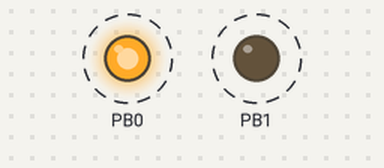
A sketch run on a simulated ATtiny85, built with avr-gcc and run on an emulated ATtiny85. Parts: output pins drawn as LEDs (lit = HIGH). Dashed ring = blinking.

Above: at 0.2 s.
Timing chart, 0 to 3.0 s (numbered marks = the images above):
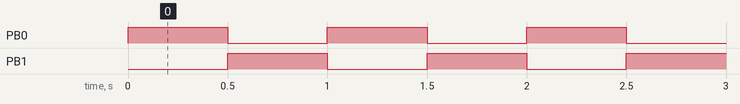

The sketch:

green_red.ino
```cpp
/* 20-Jan-2018 created
 *
 *  Compatable with DEV02 board
 *
 *  Provides a variety of patterns
 *
 */
#define ATTINY85 1

constexpr int GREEN_LED = ATTINY85 ? 1 : 6; // tiny pin 6
constexpr int RED_LED = ATTINY85 ? 0 : 5; // tiny pin 5
constexpr int BUTTON = ATTINY85 ? 4 : A3; // tiny pin 3

// convenience function
void show(bool green_on, bool red_on, long int show_for_ms) {
  digitalWrite(GREEN_LED, green_on ? LOW : HIGH);
  digitalWrite(RED_LED, red_on ? LOW : HIGH);
  delay(show_for_ms);
}
void pattern1() {
 /*
 *  Perform a slow alternation between green and red LED.
 *  Speeds up whilst the button is held down.
 */

  // setup
  digitalWrite(RED_LED, LOW);
  digitalWrite(GREEN_LED, HIGH);

  while(1) {
    bool buttonClicked = digitalRead(BUTTON) == LOW;
    int delay_ms = buttonClicked ? 200 : 1000;

    // TODO use the show() function
      digitalWrite(GREEN_LED, HIGH);
      digitalWrite(RED_LED, LOW);
      delay(delay_ms);
      digitalWrite(GREEN_LED, LOW);
      digitalWrite(RED_LED, HIGH);
      delay(delay_ms);
  }
}

void blinkAll(long int duration) {
  while(1) {
    show(false, false, duration);
    show(true, true, duration);
  }
}

void pattern2() { blinkAll(500); }
void pattern3() { blinkAll(2000); }

void pattern4() { // alternate
  while(1) {
    show(true, false, 500);
    show(false, true, 500);
  }
}

void setup() {
  pinMode(RED_LED,OUTPUT);
  pinMode(GREEN_LED, OUTPUT);
  pinMode(BUTTON, INPUT_PULLUP);

  // select one of the patterns
  pattern4();
}

void loop() {

// main loop is within the pattern itself


}
```

Measured:
- by itself, PB0, PB1: alternates HIGH for 0.50 s and LOW for 0.50 s
